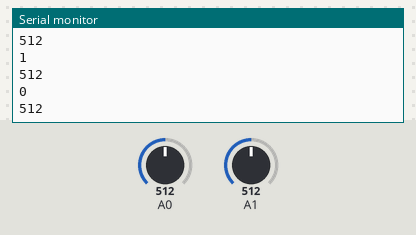
The sketch below on a simulated Arduino Uno, built with avr-gcc and run on an emulated ATmega328P. Shown: the last lines printed to the serial monitor. The test bench sets the inputs (shaded band); at power-on: A0 = 512, A1 = 512.

Above: at 3.8 s.
3.9 s: A0 set to 716
At 4.7 s:
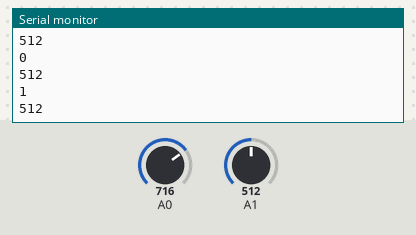
6.7 s: A1 set to 306
At 7.8 s:
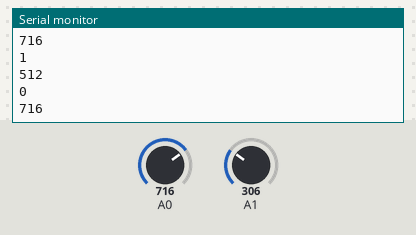
9.5 s: A0 set to 900
At 10.5 s:
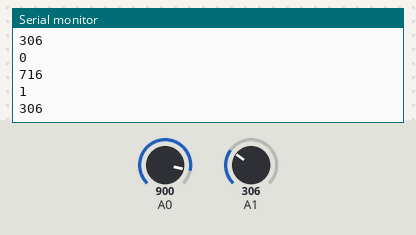
12.3 s: A1 set to 122
At 13.8 s:
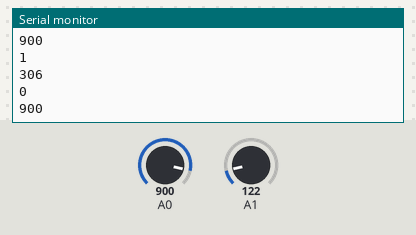
Timing chart, 0 to 15.3 s (numbered marks = the images above; inputs shaded):
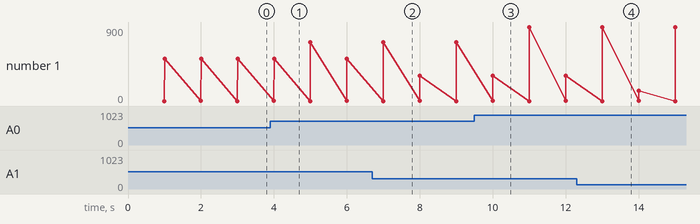

The sketch:

adc.ino
```cpp
void setup() {
  Serial.begin(9600);
  ADMUX |= 1<<REFS0;  //Set reference voltage to AVCC
  ADMUX &= ~1<<ADLAR; //Set # of bits to 10
  ADCSRA |=1<<ADEN;   //Enable ADC
  ADCSRA |=1<<ADIE;   //Enable interrupt to be called on completion of ADC conversion
  ADCSRA |= (1<<ADPS0 | 1<< ADPS1 | 1<<ADPS2); //Set prescaler divisor value

  sei();              //Enable global interrupts
}

void loop() {
  delay(1000);
  mux(0);
  ADCSRA |= 1<<ADSC; // Initiate single ADC conversion
  delay(1000);
  mux(1);
  ADCSRA |= 1<<ADSC; // Initiate single ADC conversion
}

ISR(ADC_vect) {
  Serial.println(mux());
  Serial.println(ADC);
}

void mux(int pin)  {
  if (pin <=5){
    ADMUX &=0b11110000;
    ADMUX |= pin;
  }
}

int mux() {
  return ADMUX & 0b00001111;
}
```

Measured:
- plotted number 1: 306 → 122 after the input at 12.3 s
